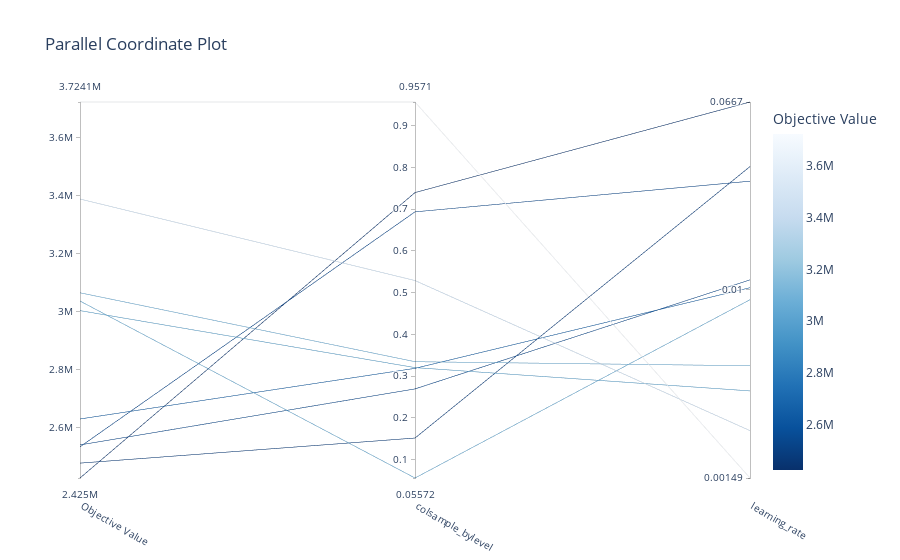

The code cell stored with this chart in its notebook:
### Markdown cell above
Наиболее значимыми оказались параметры learning_rate и colsample_bylevel.

### Code cell
# График параллельных координат для более важных признаков
par_coord = optuna.visualization.plot_parallel_coordinate(study, params=["learning_rate", "colsample_bylevel"])
par_coord.show() 

plt.savefig(f"{OP_ASSETS}/par_coord.png")

### Figure 1 — Plotly figure (JSON) as saved in the notebook; plotly's stock layout.template omitted (floating-point values rounded to 4 significant figures)
{"data": [{"dimensions": [{"label": "Objective Value", "range": [2425000.0, 3724000.0], "values": [3724000.0, 2629000.0, 3065000.0, 3036000.0, 3389000.0, 3003000.0, 2533000.0, 2425000.0, 2539000.0, 2476000.0]}, {"label": "colsample_bylevel", "range": [0.05572, 0.9571], "values": [0.9571, 0.3186, 0.3346, 0.05572, 0.5291, 0.3204, 0.6937, 0.74, 0.2693, 0.1515]}, {"label": "learning_rate", "range": [-2.828, -1.176], "ticktext": ["0.00149", "0.01", "0.0667"], "tickvals": [-2.828, -2, -1.176], "values": [-2.828, -1.992, -2.335, -2.044, -2.62, -2.445, -1.524, -1.176, -1.957, -1.46]}], "labelangle": 30, "labelside": "bottom", "line": {"color": [3724000.0, 2629000.0, 3065000.0, 3036000.0, 3389000.0, 3003000.0, 2533000.0, 2425000.0, 2539000.0, 2476000.0], "colorbar": {"title": {"text": "Objective Value"}}, "colorscale": [[0, "rgb(247,251,255)"], [0.125, "rgb(222,235,247)"], [0.25, "rgb(198,219,239)"], [0.375, "rgb(158,202,225)"], [0.5, "rgb(107,174,214)"], [0.625, "rgb(66,146,198)"], [0.75, "rgb(33,113,181)"], [0.875, "rgb(8,81,156)"], [1, "rgb(8,48,107)"]], "reversescale": true, "showscale": true}, "type": "parcoords"}], "layout": {"title": {"text": "Parallel Coordinate Plot"}}}
